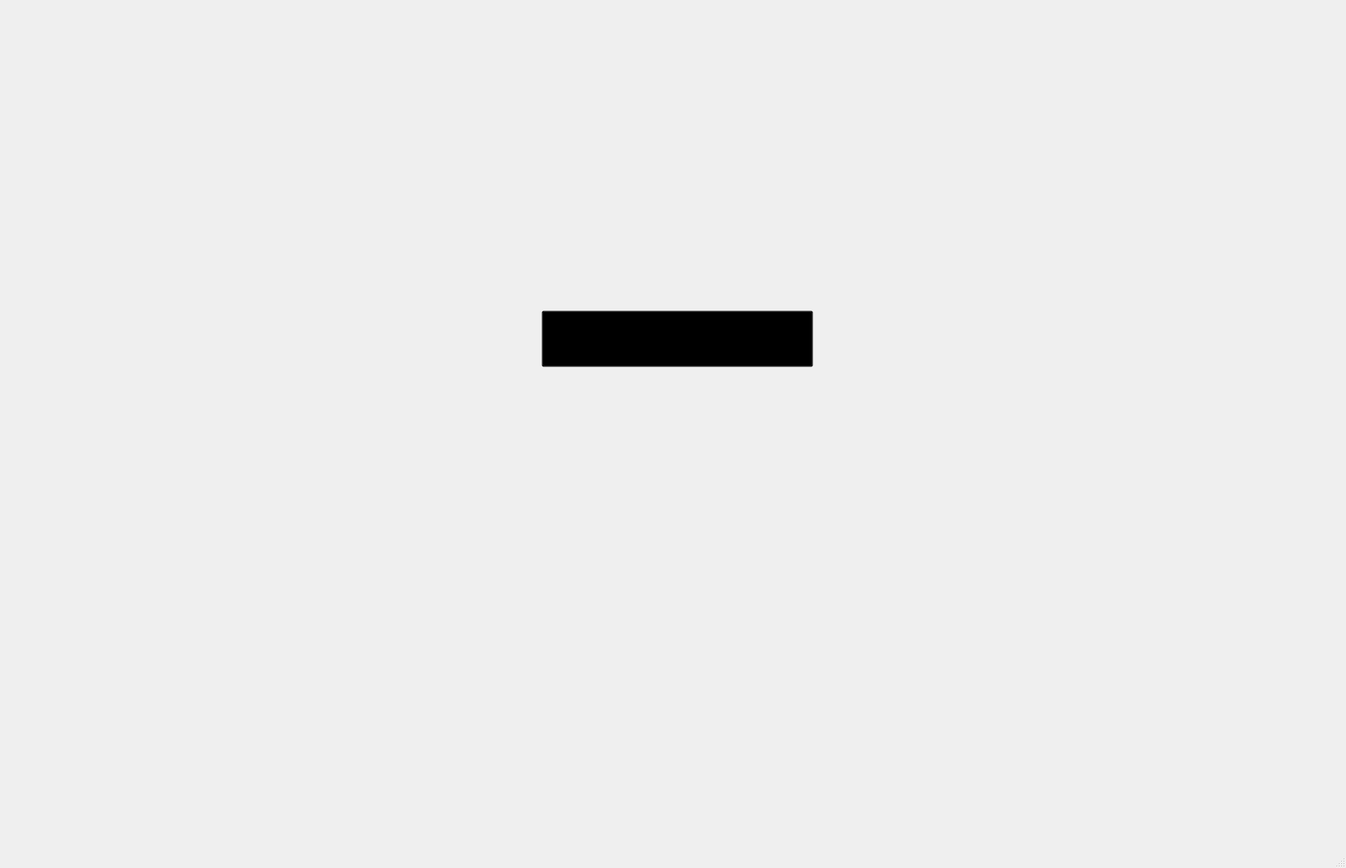
<?xml version="1.0" encoding="UTF-8"?>
<ui version="4.0">
 <class>MainWindow</class>
 <widget class="QMainWindow" name="MainWindow">
  <property name="geometry">
   <rect>
    <x>0</x>
    <y>0</y>
    <width>1690</width>
    <height>1090</height>
   </rect>
  </property>
  <property name="minimumSize">
   <size>
    <width>1690</width>
    <height>1090</height>
   </size>
  </property>
  <property name="maximumSize">
   <size>
    <width>1690</width>
    <height>1090</height>
   </size>
  </property>
  <property name="windowTitle">
   <string>BananAI</string>
  </property>
  <property name="styleSheet">
   <string notr="true">background: url(&quot;img/background.png&quot;)</string>
  </property>
  <widget class="QWidget" name="centralwidget">
   <widget class="QLabel" name="label">
    <property name="geometry">
     <rect>
      <x>360</x>
      <y>50</y>
      <width>971</width>
      <height>311</height>
     </rect>
    </property>
    <property name="autoFillBackground">
     <bool>false</bool>
    </property>
    <property name="styleSheet">
     <string notr="true">background: url(&quot;img/bananaiLogo.png&quot;)</string>
    </property>
    <property name="text">
     <string/>
    </property>
    <property name="scaledContents">
     <bool>false</bool>
    </property>
   </widget>
   <widget class="QPushButton" name="pushButton1">
    <property name="geometry">
     <rect>
      <x>680</x>
      <y>390</y>
      <width>341</width>
      <height>71</height>
     </rect>
    </property>
    <property name="toolTipDuration">
     <number>-4</number>
    </property>
    <property name="styleSheet">
     <string notr="true">#pushButton1 {
background-color: transparent;
border-image: url(&quot;img/upload_button_normal.png&quot;);
}

#pushButton1:hover {
background-color: transparent;
border-image: url(&quot;img/upload_button_clicked.png&quot;);
}

</string>
    </property>
    <property name="text">
     <string/>
    </property>
   </widget>
   <widget class="QLabel" name="picLabel">
    <property name="enabled">
     <bool>true</bool>
    </property>
    <property name="geometry">
     <rect>
      <x>430</x>
      <y>480</y>
      <width>811</width>
      <height>431</height>
     </rect>
    </property>
    <property name="palette">
     <palette>
      <active>
       <colorrole role="WindowText">
        <brush brushstyle="SolidPattern">
         <color alpha="255">
          <red>0</red>
          <green>0</green>
          <blue>0</blue>
         </color>
        </brush>
       </colorrole>
       <colorrole role="Button">
        <brush brushstyle="SolidPattern">
         <color alpha="0">
          <red>0</red>
          <green>0</green>
          <blue>0</blue>
         </color>
        </brush>
       </colorrole>
       <colorrole role="Midlight">
        <brush brushstyle="SolidPattern">
         <color alpha="0">
          <red>227</red>
          <green>227</green>
          <blue>227</blue>
         </color>
        </brush>
       </colorrole>
       <colorrole role="Dark">
        <brush brushstyle="SolidPattern">
         <color alpha="0">
          <red>160</red>
          <green>160</green>
          <blue>160</blue>
         </color>
        </brush>
       </colorrole>
       <colorrole role="Mid">
        <brush brushstyle="SolidPattern">
         <color alpha="0">
          <red>160</red>
          <green>160</green>
          <blue>160</blue>
         </color>
        </brush>
       </colorrole>
       <colorrole role="Text">
        <brush brushstyle="SolidPattern">
         <color alpha="255">
          <red>0</red>
          <green>0</green>
          <blue>0</blue>
         </color>
        </brush>
       </colorrole>
       <colorrole role="ButtonText">
        <brush brushstyle="SolidPattern">
         <color alpha="255">
          <red>0</red>
          <green>0</green>
          <blue>0</blue>
         </color>
        </brush>
       </colorrole>
       <colorrole role="Base">
        <brush brushstyle="SolidPattern">
         <color alpha="0">
          <red>0</red>
          <green>0</green>
          <blue>0</blue>
         </color>
        </brush>
       </colorrole>
       <colorrole role="Window">
        <brush brushstyle="SolidPattern">
         <color alpha="0">
          <red>0</red>
          <green>0</green>
          <blue>0</blue>
         </color>
        </brush>
       </colorrole>
       <colorrole role="AlternateBase">
        <brush brushstyle="SolidPattern">
         <color alpha="0">
          <red>246</red>
          <green>246</green>
          <blue>246</blue>
         </color>
        </brush>
       </colorrole>
      </active>
      <inactive>
       <colorrole role="WindowText">
        <brush brushstyle="SolidPattern">
         <color alpha="255">
          <red>0</red>
          <green>0</green>
          <blue>0</blue>
         </color>
        </brush>
       </colorrole>
       <colorrole role="Button">
        <brush brushstyle="SolidPattern">
         <color alpha="0">
          <red>0</red>
          <green>0</green>
          <blue>0</blue>
         </color>
        </brush>
       </colorrole>
       <colorrole role="Midlight">
        <brush brushstyle="SolidPattern">
         <color alpha="0">
          <red>227</red>
          <green>227</green>
          <blue>227</blue>
         </color>
        </brush>
       </colorrole>
       <colorrole role="Dark">
        <brush brushstyle="SolidPattern">
         <color alpha="0">
          <red>160</red>
          <green>160</green>
          <blue>160</blue>
         </color>
        </brush>
       </colorrole>
       <colorrole role="Mid">
        <brush brushstyle="SolidPattern">
         <color alpha="0">
          <red>160</red>
          <green>160</green>
          <blue>160</blue>
         </color>
        </brush>
       </colorrole>
       <colorrole role="Text">
        <brush brushstyle="SolidPattern">
         <color alpha="255">
          <red>0</red>
          <green>0</green>
          <blue>0</blue>
         </color>
        </brush>
       </colorrole>
       <colorrole role="ButtonText">
        <brush brushstyle="SolidPattern">
         <color alpha="255">
          <red>0</red>
          <green>0</green>
          <blue>0</blue>
         </color>
        </brush>
       </colorrole>
       <colorrole role="Base">
        <brush brushstyle="SolidPattern">
         <color alpha="0">
          <red>0</red>
          <green>0</green>
          <blue>0</blue>
         </color>
        </brush>
       </colorrole>
       <colorrole role="Window">
        <brush brushstyle="SolidPattern">
         <color alpha="0">
          <red>0</red>
          <green>0</green>
          <blue>0</blue>
         </color>
        </brush>
       </colorrole>
       <colorrole role="AlternateBase">
        <brush brushstyle="SolidPattern">
         <color alpha="0">
          <red>246</red>
          <green>246</green>
          <blue>246</blue>
         </color>
        </brush>
       </colorrole>
      </inactive>
      <disabled>
       <colorrole role="WindowText">
        <brush brushstyle="SolidPattern">
         <color alpha="0">
          <red>160</red>
          <green>160</green>
          <blue>160</blue>
         </color>
        </brush>
       </colorrole>
       <colorrole role="Button">
        <brush brushstyle="SolidPattern">
         <color alpha="0">
          <red>0</red>
          <green>0</green>
          <blue>0</blue>
         </color>
        </brush>
       </colorrole>
       <colorrole role="Midlight">
        <brush brushstyle="SolidPattern">
         <color alpha="0">
          <red>227</red>
          <green>227</green>
          <blue>227</blue>
         </color>
        </brush>
       </colorrole>
       <colorrole role="Dark">
        <brush brushstyle="SolidPattern">
         <color alpha="0">
          <red>160</red>
          <green>160</green>
          <blue>160</blue>
         </color>
        </brush>
       </colorrole>
       <colorrole role="Mid">
        <brush brushstyle="SolidPattern">
         <color alpha="0">
          <red>160</red>
          <green>160</green>
          <blue>160</blue>
         </color>
        </brush>
       </colorrole>
       <colorrole role="Text">
        <brush brushstyle="SolidPattern">
         <color alpha="0">
          <red>160</red>
          <green>160</green>
          <blue>160</blue>
         </color>
        </brush>
       </colorrole>
       <colorrole role="ButtonText">
        <brush brushstyle="SolidPattern">
         <color alpha="0">
          <red>160</red>
          <green>160</green>
          <blue>160</blue>
         </color>
        </brush>
       </colorrole>
       <colorrole role="Base">
        <brush brushstyle="SolidPattern">
         <color alpha="0">
          <red>0</red>
          <green>0</green>
          <blue>0</blue>
         </color>
        </brush>
       </colorrole>
       <colorrole role="Window">
        <brush brushstyle="SolidPattern">
         <color alpha="0">
          <red>0</red>
          <green>0</green>
          <blue>0</blue>
         </color>
        </brush>
       </colorrole>
       <colorrole role="AlternateBase">
        <brush brushstyle="SolidPattern">
         <color alpha="0">
          <red>246</red>
          <green>246</green>
          <blue>246</blue>
         </color>
        </brush>
       </colorrole>
      </disabled>
     </palette>
    </property>
    <property name="acceptDrops">
     <bool>false</bool>
    </property>
    <property name="autoFillBackground">
     <bool>false</bool>
    </property>
    <property name="styleSheet">
     <string notr="true">background-color: transparent;
background: none;
border: none;
background-repeat: none;</string>
    </property>
    <property name="text">
     <string/>
    </property>
    <property name="scaledContents">
     <bool>false</bool>
    </property>
    <property name="alignment">
     <set>Qt::AlignCenter</set>
    </property>
   </widget>
   <widget class="QPushButton" name="processImg">
    <property name="geometry">
     <rect>
      <x>680</x>
      <y>970</y>
      <width>341</width>
      <height>71</height>
     </rect>
    </property>
    <property name="styleSheet">
     <string notr="true">#processImg {
background-color: transparent;
border-image: url(&quot;C:/Users/keage/Desktop/School Stuff/Fall 2022/CS 437 - Machine Learning/UI/BananAI_PyQt5/img/process_button_normal.png&quot;);
background: none;
border: none;
background-repeat: none;
}


#processImg:hover {
border-image: url(&quot;img/process_button_hover.png&quot;);
}</string>
    </property>
    <property name="text">
     <string/>
    </property>
   </widget>
   <widget class="QLabel" name="picLabel2">
    <property name="geometry">
     <rect>
      <x>710</x>
      <y>920</y>
      <width>261</width>
      <height>111</height>
     </rect>
    </property>
    <property name="maximumSize">
     <size>
      <width>531</width>
      <height>16777215</height>
     </size>
    </property>
    <property name="text">
     <string/>
    </property>
    <property name="pixmap">
     <pixmap>img/ripe_logo.png</pixmap>
    </property>
    <property name="scaledContents">
     <bool>true</bool>
    </property>
   </widget>
   <zorder>label</zorder>
   <zorder>picLabel</zorder>
   <zorder>pushButton1</zorder>
   <zorder>processImg</zorder>
   <zorder>picLabel2</zorder>
  </widget>
  <widget class="QMenuBar" name="menubar">
   <property name="geometry">
    <rect>
     <x>0</x>
     <y>0</y>
     <width>1690</width>
     <height>26</height>
    </rect>
   </property>
  </widget>
  <widget class="QStatusBar" name="statusbar"/>
 </widget>
 <resources/>
 <connections/>
</ui>
